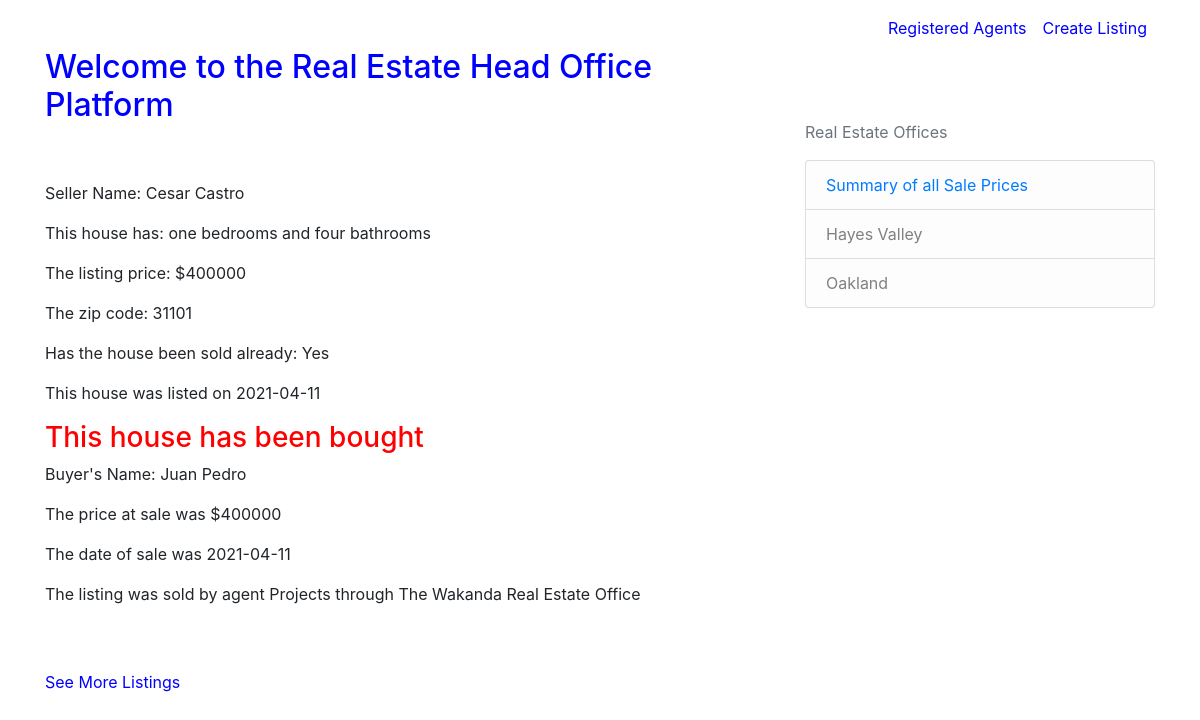
/listing/1, run on the app's committed database.
### real_estate/models.py (models this page shows, shortened)
class Listing(db.Model):
    id = db.Column(db.Integer, primary_key=True)
    seller = db.Column(db.String(100), nullable=False)
    price = db.Column(db.String(100), nullable=False)
    date = db.Column(db.DateTime, nullable=False, default=datetime.utcnow)
    bedrooms = db.Column(db.String(100), nullable=False)
    bathrooms = db.Column(db.String(100), nullable=False)
    zipcode = db.Column(db.String(100), nullable=False)
    sold = db.Column(db.String(100), nullable=False, default="No")
    office = db.Column(db.String(100), nullable=False)
    agent_id = db.Column(db.Integer, db.ForeignKey('agent.id'), nullable=False)
    buyer = db.Column(db.String(100), nullable=False, default="")
    saleprice = db.Column(db.String(100), nullable=False, default="")
    saledate = db.Column(db.DateTime, nullable=False, default=datetime.utcnow)
    saleoffice = db.Column(db.String(100), nullable=False, default="")

class Agent(db.Model):
    id = db.Column(db.Integer, primary_key=True)
    name = db.Column(db.String(100), nullable=False)
    listings = db.relationship('Listing', backref='agent', lazy=True)

### real_estate/routes.py (the view)
@app.route("/listing/<int:listing_id>")
def listing(listing_id):
    listing = Listing.query.get_or_404(listing_id)
    return render_template('listing.html', title=listing.seller, listing=listing)

### real_estate/templates/listing.html (shortened to what this page needs)
{% extends "layout.html" %}
{% block navigation%}
<a class="nav-item nav-link" href="{{ url_for('registered_agents') }}" style="color:blue">Registered Agents</a>
<a class="nav-item nav-link" href="{{ url_for('new_listing') }}" style="color:blue">Create Listing</a>
{% endblock navigation %}
{% block content %}
<br>
<br>
<h2><a href="{{ url_for('home') }}" style="color:blue">Welcome to the Real Estate Head Office Platform</a></h2>
<br>
<br>
    {% if listing.sold == "Yes" %}
    <p>Seller Name: {{ listing.seller }}</p>
    <p>This house has: {{ listing.bedrooms }} bedrooms and {{ listing.bathrooms }} bathrooms</p>
    <p>The listing price: ${{ listing.price }}</p>
    <p>The zip code: {{ listing.zipcode }}</p>
    <p>Has the house been sold already: {{ listing.sold }}</p>
    <p>This house was listed on {{ listing.date.strftime('%Y-%m-%d') }}</p>
    <h3 style="color: red;">This house has been bought</h3>
    <p>Buyer's Name: {{ listing.buyer }}</p>
    <p>The price at sale was ${{ listing.saleprice }}</p>
    <p>The date of sale was {{ listing.saledate.strftime('%Y-%m-%d') }}</p>
    <p>The listing was sold by agent {{ listing.agent.name }} through The {{ listing.saleoffice }} Real Estate Office</p>
    <br>
    <br>
    <a href="{{ url_for('home') }}" style="color:blue">See More Listings</a>
    {% endif %}
{% endblock content %}

### data on the page
Listing: seller "Cesar Castro", bedrooms "one", bathrooms "four", price "400000", zipcode "31101", sold "Yes", date "2021-04-11", buyer "Juan Pedro", saleprice "400000", saledate "2021-04-11", saleoffice "Wakanda"
Agent: agent.name "Projects"
